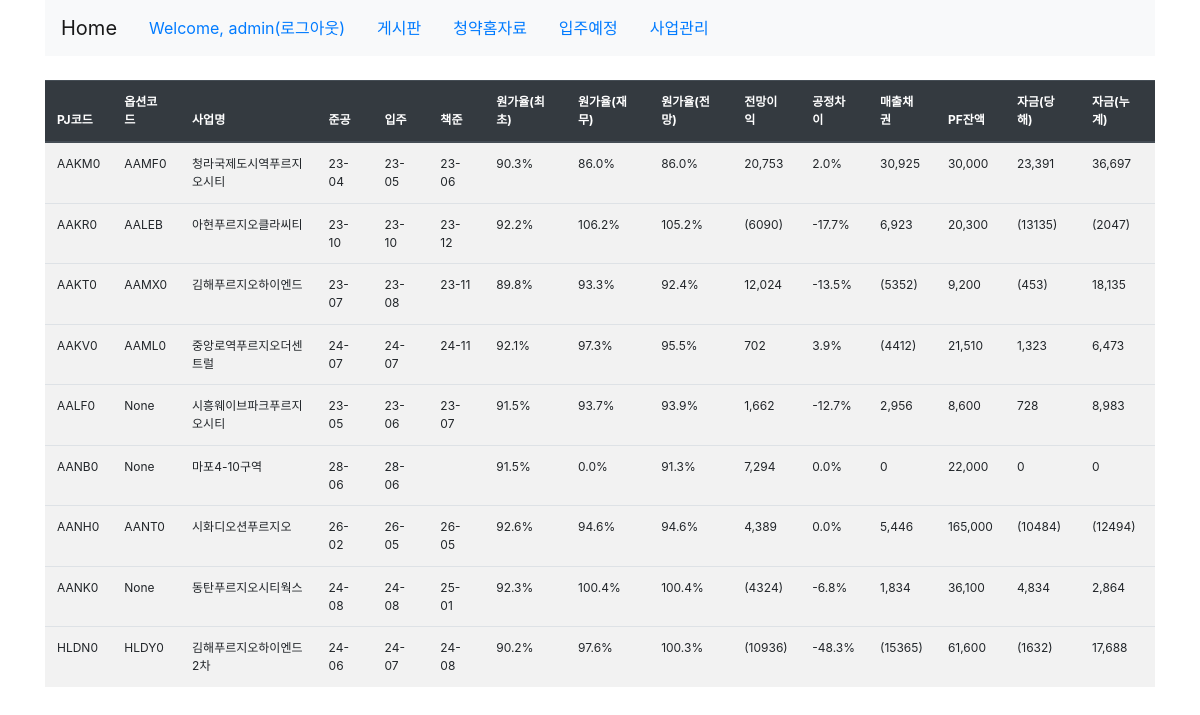
The app's page /ahome/pjmanage/ (signed in) with its own data.
### ahome/models.py (models this page shows)
class Pjmanage(models.Model):
    pjcode = models.CharField(max_length=10)
    optcode = models.CharField(max_length=10,null=True, blank=True)
    pjname = models.TextField(null=True, blank=True)
    end_day = models.DateTimeField(null=True, blank=True)
    come_day = models.DateTimeField(null=True, blank=True)
    dead_day = models.DateTimeField(null=True, blank=True)
    first_rate = models.FloatField()
    finance_rate = models.FloatField()
    end_rate = models.FloatField()
    end_profit = models.IntegerField()
    diff_ing = models.FloatField()
    fund = models.IntegerField()
    pf_remain = models.IntegerField()
    cash_year = models.IntegerField()
    cash_all = models.IntegerField()

### ahome/views.py (the view)
# urls.py: path('pjmanage/', views.pj_list , name='pj_list'),
def pj_list(request):
    lists = Pjmanage.objects.all()
    context = { 'pjlist' : lists }
    return render(request, 'ahome/pj_manage.html', context)

### templates/ahome/pj_manage.html (shortened to what this page needs)
{% extends 'base.html' %}
{% load humanize %}
{% block content %}
<div class="container">
    <table class="table table-striped" style="font-size:12px;">
        <thead class="thead-dark">
        <tr>
            <th>PJ코드</th>
            <th>옵션코드</th>
            <th>사업명</th>
            <th>준공</th>
            <th>입주</th>
            <th>책준</th>
            <th>원가율(최초)</th>
            <th>원가율(재무)</th>
            <th>원가율(전망)</th>
            <th>전망이익</th>
            <th>공정차이</th>
            <th>매출채권</th>
            <th>PF잔액</th>
            <th>자금(당해)</th>
            <th>자금(누계)</th>
        </tr>
        </thead>
        <tbody>
        {% for list in pjlist %}
        <tr>
            <td> {{ list.pjcode }} </td>
            <td> {{ list.optcode }} </td>
            <td> {{ list.pjname }} </td>
            <td> {{ list.end_day|date:'y-m' }}</td>
            <td> {{ list.come_day|date:'y-m' }}</td>
            <td> {{ list.dead_day|date:'y-m' }}</td>
            <td> {{ list.first_rate }}</td>
            <td> {{ list.finance_rate }}</td>
            <td> {{ list.end_rate }}</td>
            <td> {{ list.end_profit|intcomma }}</td>
            <td> {{ list.diff_ing }}</td>
            <td> {{ list.fund | intcomma }}</td>
            <td> {{ list.pf_remain|intcomma }}</td>
            <td> {{ list.cash_year |intcomma }}</td>
            <td> {{ list.cash_all | intcomma }}</td>
        <tr>
        {% endfor %}
        </tbody>
    </table>
</div>
{% endblock %}

### templates/navbar.html
<header class="header clearfix">
    <div class="container">
        <nav class="navbar navbar-expand-lg navbar-light bg-light">
            <a class="navbar-brand" href="{% url 'pybo:index' %}">Home</a>
            <ul class="nav">
                {% if user.is_authenticated %}
                <li class="nav-item"><a href="{% url 'common:logout' %}" class="nav-link">Welcome, {{user.get_username}}(로그아웃)</a></li>
                <li class="nav-item"><a href="/" class="active nav-link ">게시판</a></li>
                <li class="nav-item"><a href="{% url 'ahome:apply_base' %}" class="nav-link">청약홈자료</a></li>
                <li class="nav-item"><a href="{% url 'ahome:ibju_list' %}" class="nav-link">입주예정</a></li>
                <li class="nav-item"><a href="{% url 'ahome:pj_list' %}" class="nav-link">사업관리</a></li>
                {% else %}
                <li class="nav-item"><a href="{% url 'common:login' %}" class="nav-link">로그인</a></li>
                <li class="nav-item"><a href="{% url 'common:signup' %}" class="nav-link">회원가입</a></li>
                {% endif %}
            </ul>
        </nav>
    </div>
</header>

### records on screen
Pjmanage: pjcode "AAKM0", optcode "AAMF0", pjname "청라국제도시역푸르지오시티", end_day "23-04", come_day "23-05", dead_day "23-06", first_rate "90.3%", finance_rate "86.0%", end_rate "86.0%", end_profit "20,753", diff_ing "2.0%", fund "30,925", pf_remain "30,000", cash_year "23,391", cash_all "36,697"
Pjmanage: pjcode "AAKR0", optcode "AALEB", pjname "아현푸르지오클라씨티", end_day "23-10", come_day "23-10", dead_day "23-12", first_rate "92.2%", finance_rate "106.2%", end_rate "105.2%", end_profit "(6090)", diff_ing "-17.7%", fund "6,923", pf_remain "20,300", cash_year "(13135)", cash_all "(2047)"
Pjmanage: pjcode "AAKT0", optcode "AAMX0", pjname "김해푸르지오하이엔드", end_day "23-07", come_day "23-08", dead_day "23-11", first_rate "89.8%", finance_rate "93.3%", end_rate "92.4%", end_profit "12,024", diff_ing "-13.5%", fund "(5352)", pf_remain "9,200", cash_year "(453)", cash_all "18,135"
Pjmanage: pjcode "AAKV0", optcode "AAML0", pjname "중앙로역푸르지오더센트럴", end_day "24-07", come_day "24-07", dead_day "24-11", first_rate "92.1%", finance_rate "97.3%", end_rate "95.5%", end_profit "702", diff_ing "3.9%", fund "(4412)", pf_remain "21,510", cash_year "1,323", cash_all "6,473"
Pjmanage: pjcode "AALF0", optcode "None", pjname "시흥웨이브파크푸르지오시티", end_day "23-05", come_day "23-06", dead_day "23-07", first_rate "91.5%", finance_rate "93.7%", end_rate "93.9%", end_profit "1,662", diff_ing "-12.7%", fund "2,956", pf_remain "8,600", cash_year "728", cash_all "8,983"
Pjmanage: pjcode "AANB0", optcode "None", pjname "마포4-10구역", end_day "28-06", come_day "28-06", first_rate "91.5%", finance_rate "0.0%", end_rate "91.3%", end_profit "7,294", diff_ing "0.0%", fund "0", pf_remain "22,000", cash_year "0", cash_all "0"
Pjmanage: pjcode "AANH0", optcode "AANT0", pjname "시화디오션푸르지오", end_day "26-02", come_day "26-05", dead_day "26-05", first_rate "92.6%", finance_rate "94.6%", end_rate "94.6%", end_profit "4,389", diff_ing "0.0%", fund "5,446", pf_remain "165,000", cash_year "(10484)", cash_all "(12494)"
Pjmanage: pjcode "AANK0", optcode "None", pjname "동탄푸르지오시티웍스", end_day "24-08", come_day "24-08", dead_day "25-01", first_rate "92.3%", finance_rate "100.4%", end_rate "100.4%", end_profit "(4324)", diff_ing "-6.8%", fund "1,834", pf_remain "36,100", cash_year "4,834", cash_all "2,864"
Pjmanage: pjcode "HLDN0", optcode "HLDY0", pjname "김해푸르지오하이엔드2차", end_day "24-06", come_day "24-07", dead_day "24-08", first_rate "90.2%", finance_rate "97.6%", end_rate "100.3%", end_profit "(10936)", diff_ing "-48.3%", fund "(15365)", pf_remain "61,600", cash_year "(1632)", cash_all "17,688"

### other values on screen
{{ user.get_username }} "admin"
